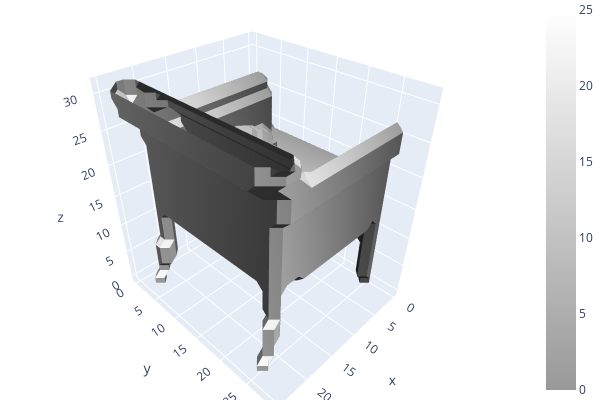

Here is the notebook cell this chart was saved with:
### Markdown cell above
## Visualizing results

### Code cell
utils.visualize_pred(voxels)

### Figure 1 — Plotly figure (JSON) as saved in the notebook; plotly's stock layout.template omitted (floating-point values rounded to 4 significant figures; data arrays with more than 128 entries replaced by an {"elided": "..."} marker saying what was removed)
{"data": [{"colorscale": [[0, "rgb(153, 153, 153)"], [1, "rgb(255,255,255)"]], "flatshading": true, "i": {"elided": "7928 int values"}, "intensity": {"elided": "3967 float values"}, "j": {"elided": "7928 int values"}, "k": {"elided": "7928 int values"}, "lighting": {"ambient": 0.18, "diffuse": 1, "facenormalsepsilon": 1e-15, "fresnel": 0.1, "roughness": 0.05, "specular": 1, "vertexnormalsepsilon": 1e-15}, "lightposition": {"x": 100, "y": 200, "z": 0}, "type": "mesh3d", "x": {"elided": "3967 float values"}, "y": {"elided": "3967 float values"}, "z": {"elided": "3967 int values"}}], "layout": {"height": 400, "margin": {"b": 0, "l": 0, "r": 0, "t": 0}, "scene": {"camera": {"center": {"x": 0, "y": 0, "z": 0}, "up": {"x": 0, "y": 0, "z": 1}}}, "showlegend": false, "width": 600}}
